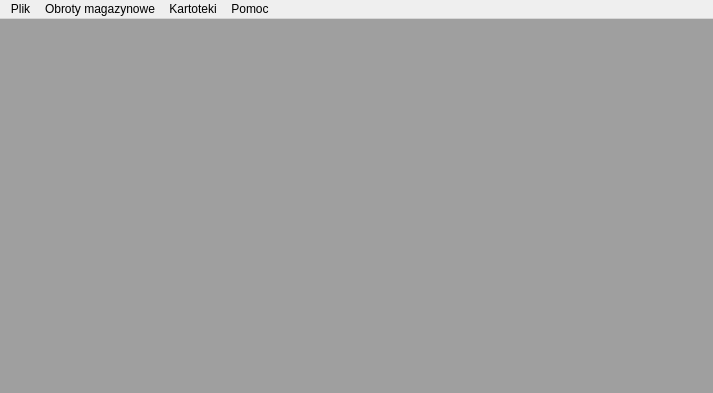
<?xml version="1.0" encoding="UTF-8"?>
<ui version="4.0">
 <class>MainWindow</class>
 <widget class="QMainWindow" name="MainWindow">
  <property name="geometry">
   <rect>
    <x>0</x>
    <y>0</y>
    <width>713</width>
    <height>393</height>
   </rect>
  </property>
  <property name="windowTitle">
   <string>Magazyn</string>
  </property>
  <widget class="QWidget" name="centralWidget">
   <layout class="QHBoxLayout" name="horizontalLayout">
    <property name="spacing">
     <number>0</number>
    </property>
    <property name="leftMargin">
     <number>0</number>
    </property>
    <property name="topMargin">
     <number>0</number>
    </property>
    <property name="rightMargin">
     <number>0</number>
    </property>
    <property name="bottomMargin">
     <number>0</number>
    </property>
    <item>
     <widget class="QMdiArea" name="mdiArea"/>
    </item>
   </layout>
  </widget>
  <widget class="QMenuBar" name="menuBar">
   <property name="geometry">
    <rect>
     <x>0</x>
     <y>0</y>
     <width>713</width>
     <height>20</height>
    </rect>
   </property>
   <widget class="QMenu" name="menuPlik">
    <property name="title">
     <string>Plik</string>
    </property>
    <addaction name="actionKoniec"/>
   </widget>
   <widget class="QMenu" name="menuObroty_magazynowe">
    <property name="title">
     <string>Obroty magazynowe</string>
    </property>
    <addaction name="actionPrzyjeciaPZ"/>
    <addaction name="actionWydaniaWZ"/>
   </widget>
   <widget class="QMenu" name="menuPomoc">
    <property name="title">
     <string>Pomoc</string>
    </property>
    <addaction name="actionOprogramie"/>
   </widget>
   <widget class="QMenu" name="menuKartoteki">
    <property name="title">
     <string>Kartoteki</string>
    </property>
    <addaction name="actionProdukty"/>
    <addaction name="actionKontrahenci"/>
    <addaction name="separator"/>
    <addaction name="actionUzytkownicy"/>
   </widget>
   <addaction name="menuPlik"/>
   <addaction name="menuObroty_magazynowe"/>
   <addaction name="menuKartoteki"/>
   <addaction name="menuPomoc"/>
  </widget>
  <action name="actionKoniec">
   <property name="text">
    <string>Koniec</string>
   </property>
  </action>
  <action name="actionPrzyjeciaPZ">
   <property name="text">
    <string>Przyjęcia PZ</string>
   </property>
  </action>
  <action name="actionWydaniaWZ">
   <property name="text">
    <string>Wydania WZ</string>
   </property>
  </action>
  <action name="actionOprogramie">
   <property name="text">
    <string>O programie</string>
   </property>
  </action>
  <action name="actionProdukty">
   <property name="text">
    <string>Produkty</string>
   </property>
  </action>
  <action name="actionKontrahenci">
   <property name="text">
    <string>Kontrahenci</string>
   </property>
  </action>
  <action name="actionUzytkownicy">
   <property name="text">
    <string>Użytkownicy</string>
   </property>
  </action>
 </widget>
 <layoutdefault spacing="6" margin="11"/>
 <resources/>
 <connections/>
</ui>
